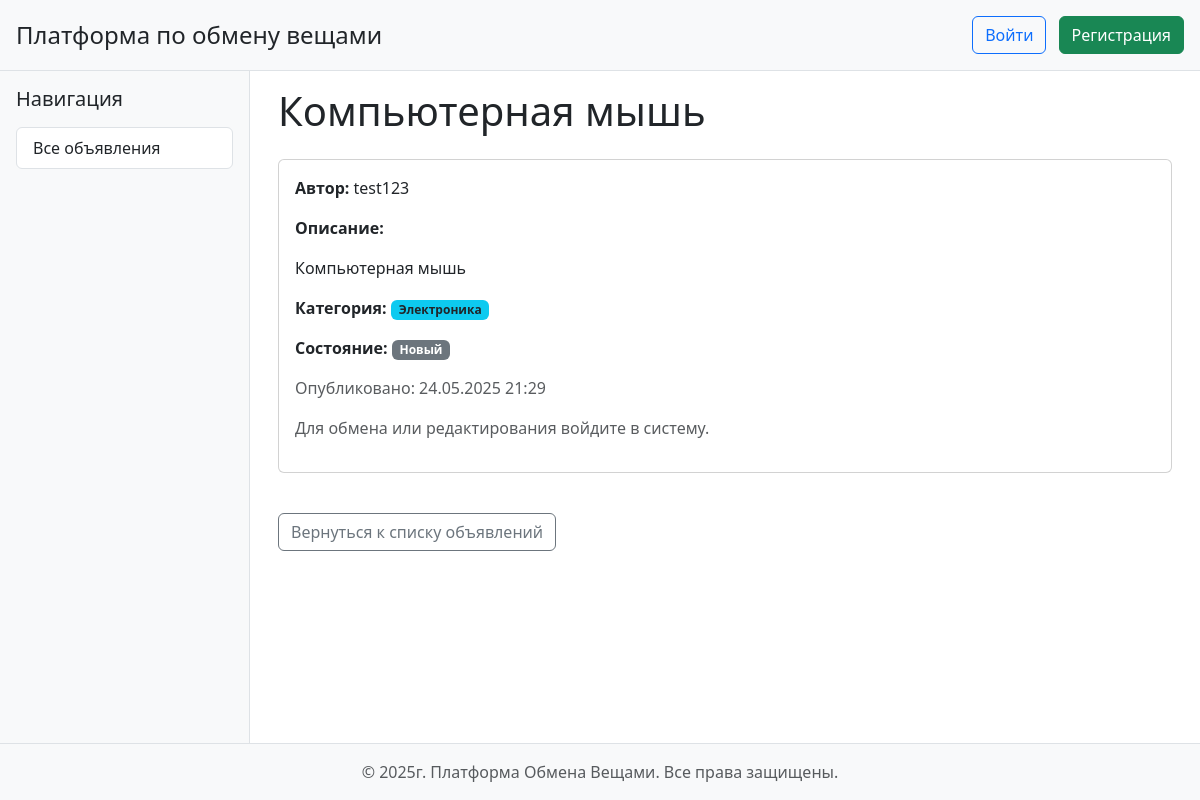
Page /ads/15/ on the committed database.
### ads/models.py (models this page shows, shortened)
class Ad(models.Model):
    CONDITION_CHOICES = [
        ('new', 'Новый'),
        ('used', 'Б/у'),
        ('good', 'В хорошем состоянии'),
        ('fair', 'Удовлетворительное'),
    ]
    CATEGORY_CHOICES = [
        ('electronics', 'Электроника'),
        ('books', 'Книги'),
        ('clothes', 'Одежда'),
        ('home', 'Товары для дома'),
        ('sport', 'Спорт'),
        ('other', 'Другое'),
    ]
    user = models.ForeignKey(User, on_delete=models.CASCADE, related_name='ads')
    title = models.CharField(max_length=200, verbose_name='Название')
    description = models.TextField(max_length=255, verbose_name='Описание')
    image_url = models.URLField(blank=True, null=True, verbose_name='Ссылка на изображение')
    category = models.CharField(max_length=50, choices=CATEGORY_CHOICES, verbose_name='Категория')
    condition = models.CharField(max_length=50, choices=CONDITION_CHOICES, verbose_name='Состояние')
    created_at = models.DateTimeField(auto_now_add=True, verbose_name='Объявление создано')
    class Meta:
        ordering = ['-created_at'] # Сортировка по времени создания
        verbose_name = "Объявление"  # Человекочитаемое название модели в единственном числе.
        verbose_name_plural = "Объявления"  # Человекочитаемое название модели во множественном числе.

### ads/views.py (the view)
# urls.py: path('ads/<int:pk>/', views.AdDetailView.as_view(), name='ad_detail'),
class AdDetailView(DetailView):
    model = Ad
    template_name = 'ads/ad_detail.html'
    context_object_name = 'ad'

### templates/ads/ad_detail.html (shortened to what this page needs)
{% extends 'base.html' %}
{% block content %}
    <h1 class="mb-4">{{ ad.title }}</h1>
    <div class="card mb-4">
        <div class="card-body">
            <p><strong>Автор:</strong> {{ ad.user.username }}</p>
            <p><strong>Описание:</strong></p>
            <p class="card-text">{{ ad.description }}</p>
            <p><strong>Категория:</strong> <span class="badge bg-info text-dark">{{ ad.get_category_display }}</span></p>
            <p><strong>Состояние:</strong> <span class="badge bg-secondary">{{ ad.get_condition_display }}</span></p>
            <p class="text-muted">Опубликовано: {{ ad.created_at|date:"d.m.Y H:i" }}</p>
            <div class="mt-3">
                {% if user.is_authenticated %}
                    {% if ad.user == user %}
                        <a href="{% url 'ad_edit' pk=ad.pk %}" class="btn btn-warning me-2">Редактировать</a>
                        <a href="{% url 'ad_delete' pk=ad.pk %}" class="btn btn-danger">Удалить</a>
                    {% else %}
                        <a href="{% url 'exchange_proposal_create' ad_receiver_pk=ad.pk %}" class="btn btn-success">Предложить обмен</a>
                    {% endif %}
                {% else %}
                    <p class="text-muted">Для обмена или редактирования войдите в систему.</p>
                {% endif %}
            </div>
        </div>
    </div>
    <a href="{% url 'ad_list' %}" class="btn btn-outline-secondary mt-3">Вернуться к списку объявлений</a>
{% endblock %}

### templates/base.html (style rules this page uses)
body { display: flex; min-height: 100vh; flex-direction: column; }

### rows in the picture
Ad: title "Компьютерная мышь", user.username "test123", description "Компьютерная мышь", category "Электроника", condition "Новый", created_at "24.05.2025 21:29"
